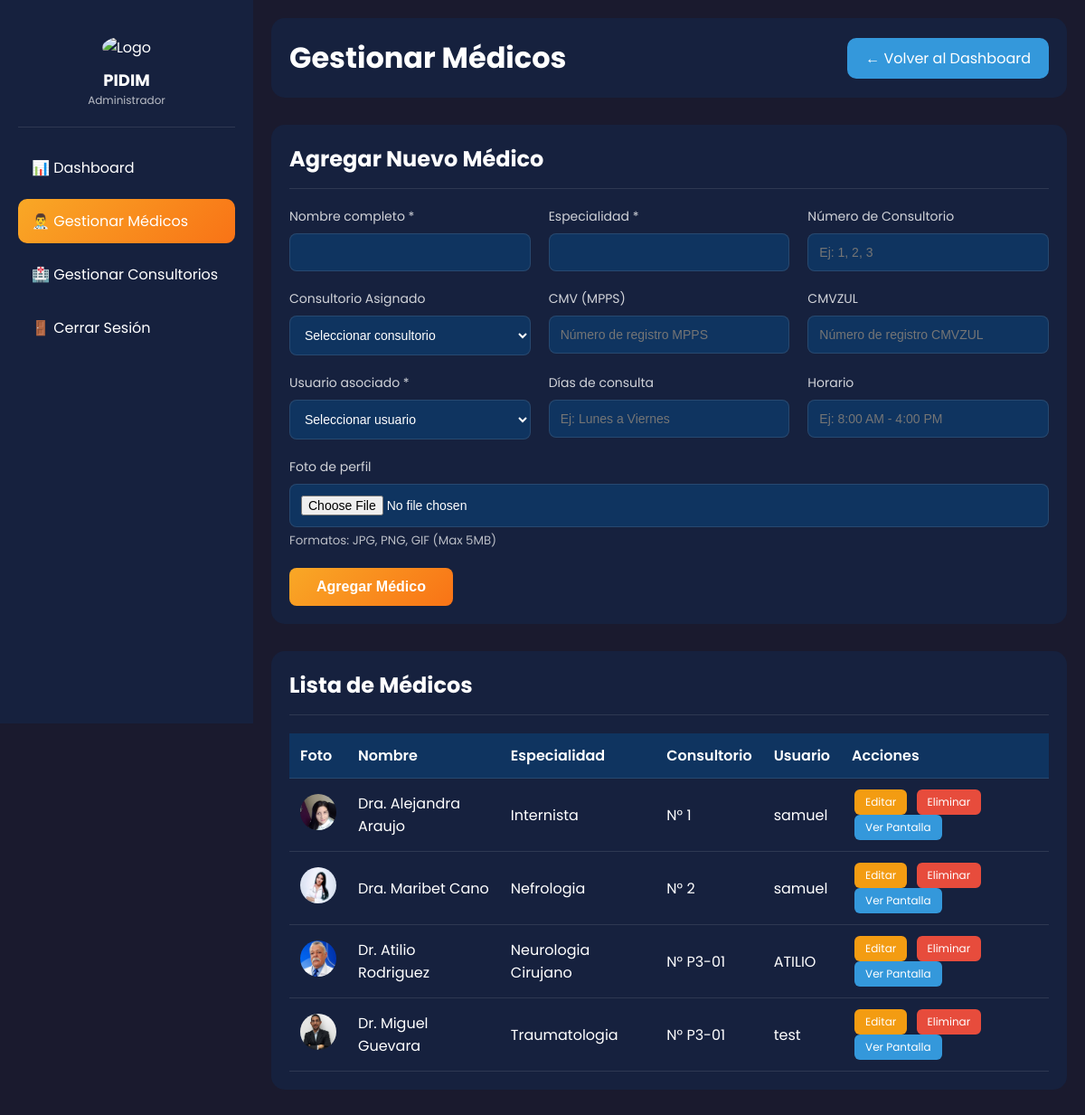
/admin/manage_doctors.php (signed in), run on the app's committed database.
### tables this page shows
CREATE TABLE IF NOT EXISTS `medico` (
  `idmed` int(11) NOT NULL AUTO_INCREMENT,
  `nombrem` varchar(100) NOT NULL,
  `especialidad` varchar(100) NOT NULL,
  `foto` varchar(50) NOT NULL DEFAULT '',
  `fechas_consul` varchar(50) DEFAULT NULL,
  `horarios` varchar(50) DEFAULT NULL,
  `consultorio` varchar(50) DEFAULT NULL,
  `mpps` varchar(50) DEFAULT 'SIN REGISTRAR',
  `comezu` varchar(50) DEFAULT 'SIN REGISTRAR',
  `pacientes` varchar(300) DEFAULT NULL,
  `paciente_actual` varchar(50) DEFAULT NULL,
  `paciente_siguiente` varchar(50) DEFAULT NULL,
  `usuario_id` int(11) NOT NULL,
  `estado` int(11) NOT NULL DEFAULT 1,
  `timestamp` timestamp NOT NULL DEFAULT current_timestamp(),
  `consultory_id` int(11) DEFAULT NULL,
  PRIMARY KEY (`idmed`),
  KEY `usuario_id` (`usuario_id`),
  KEY `consultory_id` (`consultory_id`),
  CONSTRAINT `medico_ibfk_1` FOREIGN KEY (`usuario_id`) REFERENCES `usuario` (`idusuario`),
  CONSTRAINT `medico_ibfk_2` FOREIGN KEY (`consultory_id`) REFERENCES `consultory` (`id`) ON DELETE SET NULL
);

CREATE TABLE IF NOT EXISTS `usuario` (
  `idusuario` int(11) NOT NULL AUTO_INCREMENT,
  `nombre` varchar(50) DEFAULT NULL,
  `usuario` varchar(15) DEFAULT NULL,
  `clave` varchar(100) DEFAULT NULL,
  `rol` int(11) DEFAULT NULL,
  `estatus` int(11) NOT NULL DEFAULT 1,
  `timestamp` timestamp NOT NULL DEFAULT current_timestamp() ON UPDATE current_timestamp(),
  PRIMARY KEY (`idusuario`),
  KEY `rol` (`rol`),
  CONSTRAINT `usuario_ibfk_1` FOREIGN KEY (`rol`) REFERENCES `rol` (`idrol`) ON DELETE CASCADE ON UPDATE CASCADE
);

CREATE TABLE IF NOT EXISTS `consultory` (
  `id` int(11) NOT NULL AUTO_INCREMENT,
  `consultory_number` varchar(10) NOT NULL,
  `name` varchar(100) DEFAULT NULL,
  `location` varchar(255) DEFAULT NULL,
  `status` tinyint(1) DEFAULT 1,
  PRIMARY KEY (`id`),
  UNIQUE KEY `consultory_number` (`consultory_number`)
);

### includes/functions.php (called while the page is built, shortened)
<?php
function getAllDoctors($conn, $limit = null, $offset = 0) {
    $query = "SELECT m.*, c.consultory_number, c.name as consultory_name, u.nombre as user_name
              FROM medico m
              LEFT JOIN consultory c ON m.consultory_id = c.id
              LEFT JOIN usuario u ON m.usuario_id = u.idusuario
              WHERE m.estado = 1
              ORDER BY c.consultory_number ASC, m.nombrem ASC";
    $result = mysqli_query($conn, $query);
    $doctors = [];
    while ($row = mysqli_fetch_assoc($result)) {
        $doctors[] = $row;
    }
    return $doctors;
}
function getDisplayDoctorPhoto($photo) {
    if ($photo && $photo != 'img_paciente.jpg' && $photo != 'img_paciente.png') {
        if (file_exists("../assets/uploads/doctors/" . $photo)) {
            return "../assets/uploads/doctors/" . $photo;
        } elseif (file_exists("../assets/uploads/doctors/" . $photo)) {
            return "../assets/uploads/doctors/" . $photo;
        } elseif (file_exists("img/uploads/" . $photo)) {
            return "img/uploads/" . $photo;
        }
    }
    return "img/img_paciente.jpg";
}
?>

### admin/manage_doctors.php (the view, shortened to what this page needs)
<?php
require_once '../conexion.php';
require_once '../includes/functions.php';
$doctors = getAllDoctors($conection);
?>
<!DOCTYPE html>
<html lang="es">
<head>
</head>
<body>
    <div class="admin-container">
        <aside class="sidebar">
            <div class="sidebar-header">
                <img src="https://i.postimg.cc/9fqYVvxh/logo.png" alt="Logo">
                <h3>PIDIM</h3>
                <p>Administrador</p>
            </div>
            <ul class="nav-menu">
                <li><a href="dashboard.php">📊 Dashboard</a></li>
                <li><a href="manage_doctors.php" class="active">👨‍⚕️ Gestionar Médicos</a></li>
                <li><a href="consultories.php">🏥 Gestionar Consultorios</a></li>
                <li><a href="../auth/logout.php">🚪 Cerrar Sesión</a></li>
            </ul>
        </aside>
        <div class="main-content">
            <div class="header">
                <h1>Gestionar Médicos</h1>
                <a href="dashboard.php" class="btn-back">← Volver al Dashboard</a>
            </div>
            <div class="section">
                <div class="section-header">
                    <h2>Agregar Nuevo Médico</h2>
                </div>
                <form method="POST" action="" enctype="multipart/form-data">
                    <div class="form-row">
                        <div class="form-group">
                            <label>Nombre completo *</label>
                            <input type="text" name="nombrem" required>
                        </div>
                        <div class="form-group">
                            <label>Especialidad *</label>
                            <input type="text" name="especialidad" required>
                        </div>
                        <div class="form-group">
                            <label>Número de Consultorio</label>
                            <input type="text" name="consultorio" placeholder="Ej: 1, 2, 3">
                        </div>
                    </div>
                    <div class="form-row">
                        <div class="form-group">
                            <label>Consultorio Asignado</label>
                            <select name="consultory_id">
                                <option value="">Seleccionar consultorio</option>
                            </select>
                        </div>
                        <div class="form-group">
                            <label>CMV (MPPS)</label>
                            <input type="text" name="mpps" placeholder="Número de registro MPPS">
                        </div>
                        <div class="form-group">
                            <label>CMVZUL</label>
                            <input type="text" name="comezu" placeholder="Número de registro CMVZUL">
                        </div>
                    </div>
                    <div class="form-row">
                        <div class="form-group">
                            <label>Usuario asociado *</label>
                            <select name="usuario_id" required>
                                <option value="">Seleccionar usuario</option>
                            </select>
                        </div>
                        <div class="form-group">
                            <label>Días de consulta</label>
                            <input type="text" name="fechas_consul" placeholder="Ej: Lunes a Viernes">
                        </div>
                        <div class="form-group">
                            <label>Horario</label>
                            <input type="text" name="horarios" placeholder="Ej: 8:00 AM - 4:00 PM">
                        </div>
                    </div>
                    <div class="form-row">
                        <div class="form-group">
                            <label>Foto de perfil</label>
                            <input type="file" name="foto" accept="image/*">
                            <small style="display: block; margin-top: 5px; opacity: 0.7;">Formatos: JPG, PNG, GIF (Max 5MB)</small>
                        </div>
                    </div>
                    <button type="submit" class="btn-submit">Agregar Médico</button>
                </form>
            </div>
            <div class="section">
                <div class="section-header">
                    <h2>Lista de Médicos</h2>
                </div>
                <div class="doctors-table">
                    <?php if (count($doctors) > 0): ?>
                    <table>
                        <thead>
                            <tr>
                                <th>Foto</th>
                                <th>Nombre</th>
                                <th>Especialidad</th>
                                <th>Consultorio</th>
                                <th>Usuario</th>
                                <th>Acciones</th>
                            </tr>
                        </thead>
                        <tbody>
                            <?php foreach ($doctors as $doctor): ?>
                            <tr>
                                <td>
                                    <img src="<?php echo getDisplayDoctorPhoto($doctor['foto']); ?>" alt="Doctor" class="doctor-avatar">
                                </td>
                                <td><?php echo htmlspecialchars($doctor['nombrem']); ?></td>
                                <td><?php echo htmlspecialchars($doctor['especialidad']); ?></td>
                                <td>
                                    <?php
                                    if (!empty($doctor['consultory_number'])) {
                                        echo "N° " . htmlspecialchars($doctor['consultory_number']);
                                    } elseif (!empty($doctor['consultorio'])) {
                                        echo "N° " . htmlspecialchars($doctor['consultorio']);
                                    } else {
                                        echo "No asignado";
                                    }
                                    ?>
                                </td>
                                <td><?php echo htmlspecialchars($doctor['user_name']); ?></td>
                                <td>
                                    <a href="edit_doctor.php?id=<?php echo $doctor['idmed']; ?>" class="btn-edit">Editar</a>
                                    <a href="delete_doctor.php?id=<?php echo $doctor['idmed']; ?>" class="btn-delete" onclick="return confirm('¿Eliminar este médico?')">Eliminar</a>
                                    <a href="../display.php?doctor=<?php echo $doctor['idmed']; ?>&mode=single" class="btn-view" target="_blank">Ver Pantalla</a>
                                </td>
                            </tr>
                            <?php endforeach; ?>
                        </tbody>
                    </table>
                    <?php else: ?>
                        <p style="text-align: center; padding: 40px;">No hay médicos registrados</p>
                    <?php endif; ?>
                </div>
            </div>
        </div>
    </div>
</body>
</html>

### admin/manage_doctors.php (style rules this page uses)
* { margin: 0; padding: 0; box-sizing: border-box; }
body { font-family: 'Poppins', sans-serif; background: #1a1a2e; color: #fff; }
.admin-container { display: flex; min-height: 100vh; }
.sidebar { width: 280px; background: #16213e; padding: 20px; position: fixed; height: 100vh; overflow-y: auto; }
.sidebar-header { text-align: center; padding: 20px 0; border-bottom: 1px solid rgba(255, 255, 255, 0.1); margin-bottom: 20px; }
.sidebar-header img { width: 60px; height: 60px; border-radius: 50%; margin-bottom: 10px; }
.sidebar-header h3 { font-size: 18px; }
.sidebar-header p { font-size: 12px; opacity: 0.7; }
.nav-menu { list-style: none; }
.nav-menu li { margin-bottom: 10px; }
.nav-menu a { display: flex; align-items: center; gap: 12px; padding: 12px 15px; color: #fff; text-decoration: none; border-radius: 10px; transition: all 0.3s ease; }
.nav-menu a:hover, .nav-menu a.active { background: linear-gradient(135deg, #f9a826 0%, #f97316 100%); }
.main-content { flex: 1; margin-left: 280px; padding: 20px; }
.header { display: flex; justify-content: space-between; align-items: center; padding: 20px; background: #16213e; border-radius: 15px; margin-bottom: 30px; }
.btn-back { padding: 10px 20px; background: #3498db; color: #fff; text-decoration: none; border-radius: 10px; }
.section { background: #16213e; border-radius: 15px; padding: 20px; margin-bottom: 30px; }
.section-header { margin-bottom: 20px; padding-bottom: 15px; border-bottom: 1px solid rgba(255, 255, 255, 0.1); }
.form-group { margin-bottom: 20px; }
.form-group label { display: block; margin-bottom: 8px; font-size: 14px; opacity: 0.8; }
.form-group input, .form-group select, .form-group textarea { width: 100%; padding: 12px; background: #0f3460; border: 1px solid rgba(255, 255, 255, 0.1); border-radius: 8px; color: #fff; font-size: 14px; }
.form-row { display: grid; grid-template-columns: repeat(auto-fit, minmax(250px, 1fr)); gap: 20px; }
.btn-submit { padding: 12px 30px; background: linear-gradient(135deg, #f9a826 0%, #f97316 100%); border: none; border-radius: 8px; color: #fff; font-size: 16px; font-weight: 600; cursor: pointer; transition: all 0.3s ease; }
.doctors-table { overflow-x: auto; }
table { width: 100%; border-collapse: collapse; }
th, td { padding: 12px; text-align: left; border-bottom: 1px solid rgba(255, 255, 255, 0.1); }
th { background: #0f3460; font-weight: 600; }
.doctor-avatar { width: 40px; height: 40px; border-radius: 50%; object-fit: cover; }
.btn-edit, .btn-delete, .btn-view { padding: 5px 12px; border-radius: 6px; text-decoration: none; font-size: 12px; margin: 0 3px; display: inline-block; }
.btn-edit { background: #f39c12; color: #fff; }
.btn-delete { background: #e74c3c; color: #fff; }
.btn-view { background: #3498db; color: #fff; }

### data on the page
medico: foto (picture), nombrem "Dra. Alejandra Araujo", especialidad "Internista", consultorio "1", usuario.nombre "samuel"
medico: foto (picture), nombrem "Dra. Maribet Cano", especialidad "Nefrologia", consultorio "2", usuario.nombre "samuel"
medico: foto (picture), nombrem "Dr. Atilio Rodriguez", especialidad "Neurologia Cirujano", consultory.consultory_number "P3-01", usuario.nombre "ATILIO"
medico: foto (picture), nombrem "Dr. Miguel Guevara", especialidad "Traumatologia", consultory.consultory_number "P3-01", usuario.nombre "test"
